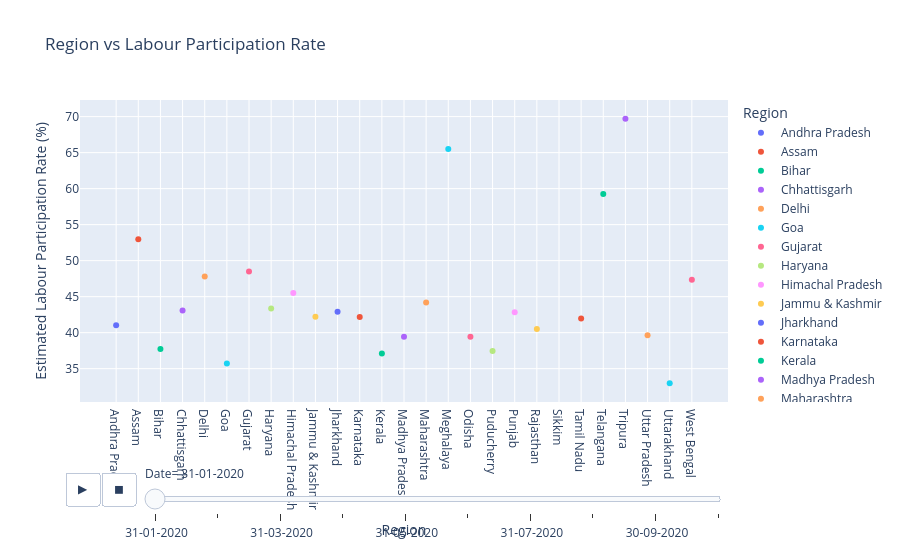

Notebook code for this chart:
### Code cell
fig = px.scatter(
    df2,
    x='Region',
    y='Estimated Labour Participation Rate (%)',
    color='Region',
    title='Region vs Labour Participation Rate',
    animation_frame="Date"
)
fig.show()

### Figure 1 — Plotly figure (JSON) as saved in the notebook; plotly's stock layout.template omitted (floating-point values rounded to 4 significant figures)
{"data": [{"hovertemplate": "Region=%{x}<br>Date= 31-01-2020<br>Estimated Labour Participation Rate (%)=%{y}<extra></extra>", "legendgroup": "Andhra Pradesh", "marker": {"color": "#636efa", "symbol": "circle"}, "mode": "markers", "name": "Andhra Pradesh", "orientation": "v", "showlegend": true, "type": "scatter", "x": ["Andhra Pradesh"], "xaxis": "x", "y": [41.02], "yaxis": "y"}, {"hovertemplate": "Region=%{x}<br>Date= 31-01-2020<br>Estimated Labour Participation Rate (%)=%{y}<extra></extra>", "legendgroup": "Assam", "marker": {"color": "#EF553B", "symbol": "circle"}, "mode": "markers", "name": "Assam", "orientation": "v", "showlegend": true, "type": "scatter", "x": ["Assam"], "xaxis": "x", "y": [52.98], "yaxis": "y"}, {"hovertemplate": "Region=%{x}<br>Date= 31-01-2020<br>Estimated Labour Participation Rate (%)=%{y}<extra></extra>", "legendgroup": "Bihar", "marker": {"color": "#00cc96", "symbol": "circle"}, "mode": "markers", "name": "Bihar", "orientation": "v", "showlegend": true, "type": "scatter", "x": ["Bihar"], "xaxis": "x", "y": [37.72], "yaxis": "y"}, {"hovertemplate": "Region=%{x}<br>Date= 31-01-2020<br>Estimated Labour Participation Rate (%)=%{y}<extra></extra>", "legendgroup": "Chhattisgarh", "marker": {"color": "#ab63fa", "symbol": "circle"}, "mode": "markers", "name": "Chhattisgarh", "orientation": "v", "showlegend": true, "type": "scatter", "x": ["Chhattisgarh"], "xaxis": "x", "y": [43.08], "yaxis": "y"}, {"hovertemplate": "Region=%{x}<br>Date= 31-01-2020<br>Estimated Labour Participation Rate (%)=%{y}<extra></extra>", "legendgroup": "Delhi", "marker": {"color": "#FFA15A", "symbol": "circle"}, "mode": "markers", "name": "Delhi", "orientation": "v", "showlegend": true, "type": "scatter", "x": ["Delhi"], "xaxis": "x", "y": [47.79], "yaxis": "y"}, {"hovertemplate": "Region=%{x}<br>Date= 31-01-2020<br>Estimated Labour Participation Rate (%)=%{y}<extra></extra>", "legendgroup": "Goa", "marker": {"color": "#19d3f3", "symbol": "circle"}, "mode": "markers", "name": "Goa", "orientation": "v", "showlegend": true, "type": "scatter", "x": ["Goa"], "xaxis": "x", "y": [35.73], "yaxis": "y"}, {"hovertemplate": "Region=%{x}<br>Date= 31-01-2020<br>Estimated Labour Participation Rate (%)=%{y}<extra></extra>", "legendgroup": "Gujarat", "marker": {"color": "#FF6692", "symbol": "circle"}, "mode": "markers", "name": "Gujarat", "orientation": "v", "showlegend": true, "type": "scatter", "x": ["Gujarat"], "xaxis": "x", "y": [48.49], "yaxis": "y"}, {"hovertemplate": "Region=%{x}<br>Date= 31-01-2020<br>Estimated Labour Participation Rate (%)=%{y}<extra></extra>", "legendgroup": "Haryana", "marker": {"color": "#B6E880", "symbol": "circle"}, "mode": "markers", "name": "Haryana", "orientation": "v", "showlegend": true, "type": "scatter", "x": ["Haryana"], "xaxis": "x", "y": [43.36], "yaxis": "y"}, {"hovertemplate": "Region=%{x}<br>Date= 31-01-2020<br>Estimated Labour Participation Rate (%)=%{y}<extra></extra>", "legendgroup": "Himachal Pradesh", "marker": {"color": "#FF97FF", "symbol": "circle"}, "mode": "markers", "name": "Himachal Pradesh", "orientation": "v", "showlegend": true, "type": "scatter", "x": ["Himachal Pradesh"], "xaxis": "x", "y": [45.5], "yaxis": "y"}, {"hovertemplate": "Region=%{x}<br>Date= 31-01-2020<br>Estimated Labour Participation Rate (%)=%{y}<extra></extra>", "legendgroup": "Jammu & Kashmir", "marker": {"color": "#FECB52", "symbol": "circle"}, "mode": "markers", "name": "Jammu & Kashmir", "orientation": "v", "showlegend": true, "type": "scatter", "x": ["Jammu & Kashmir"], "xaxis": "x", "y": [42.2], "yaxis": "y"}, {"hovertemplate": "Region=%{x}<br>Date= 31-01-2020<br>Estimated Labour Participation Rate (%)=%{y}<extra></extra>", "legendgroup": "Jharkhand", "marker": {"color": "#636efa", "symbol": "circle"}, "mode": "markers", "name": "Jharkhand", "orientation": "v", "showlegend": true, "type": "scatter", "x": ["Jharkhand"], "xaxis": "x", "y": [42.92], "yaxis": "y"}, {"hovertemplate": "Region=%{x}<br>Date= 31-01-2020<br>Estimated Labour Participation Rate (%)=%{y}<extra></extra>", "legendgroup": "Karnataka", "marker": {"color": "#EF553B", "symbol": "circle"}, "mode": "markers", "name": "Karnataka", "orientation": "v", "showlegend": true, "type": "scatter", "x": ["Karnataka"], "xaxis": "x", "y": [42.18], "yaxis": "y"}, {"hovertemplate": "Region=%{x}<br>Date= 31-01-2020<br>Estimated Labour Participation Rate (%)=%{y}<extra></extra>", "legendgroup": "Kerala", "marker": {"color": "#00cc96", "symbol": "circle"}, "mode": "markers", "name": "Kerala", "orientation": "v", "showlegend": true, "type": "scatter", "x": ["Kerala"], "xaxis": "x", "y": [37.12], "yaxis": "y"}, {"hovertemplate": "Region=%{x}<br>Date= 31-01-2020<br>Estimated Labour Participation Rate (%)=%{y}<extra></extra>", "legendgroup": "Madhya Pradesh", "marker": {"color": "#ab63fa", "symbol": "circle"}, "mode": "markers", "name": "Madhya Pradesh", "orientation": "v", "showlegend": true, "type": "scatter", "x": ["Madhya Pradesh"], "xaxis": "x", "y": [39.42], "yaxis": "y"}, {"hovertemplate": "Region=%{x}<br>Date= 31-01-2020<br>Estimated Labour Participation Rate (%)=%{y}<extra></extra>", "legendgroup": "Maharashtra", "marker": {"color": "#FFA15A", "symbol": "circle"}, "mode": "markers", "name": "Maharashtra", "orientation": "v", "showlegend": true, "type": "scatter", "x": ["Maharashtra"], "xaxis": "x", "y": [44.19], "yaxis": "y"}, {"hovertemplate": "Region=%{x}<br>Date= 31-01-2020<br>Estimated Labour Participation Rate (%)=%{y}<extra></extra>", "legendgroup": "Meghalaya", "marker": {"color": "#19d3f3", "symbol": "circle"}, "mode": "markers", "name": "Meghalaya", "orientation": "v", "showlegend": true, "type": "scatter", "x": ["Meghalaya"], "xaxis": "x", "y": [65.49], "yaxis": "y"}, {"hovertemplate": "Region=%{x}<br>Date= 31-01-2020<br>Estimated Labour Participation Rate (%)=%{y}<extra></extra>", "legendgroup": "Odisha", "marker": {"color": "#FF6692", "symbol": "circle"}, "mode": "markers", "name": "Odisha", "orientation": "v", "showlegend": true, "type": "scatter", "x": ["Odisha"], "xaxis": "x", "y": [39.44], "yaxis": "y"}, {"hovertemplate": "Region=%{x}<br>Date= 31-01-2020<br>Estimated Labour Participation Rate (%)=%{y}<extra></extra>", "legendgroup": "Puducherry", "marker": {"color": "#B6E880", "symbol": "circle"}, "mode": "markers", "name": "Puducherry", "orientation": "v", "showlegend": true, "type": "scatter", "x": ["Puducherry"], "xaxis": "x", "y": [37.46], "yaxis": "y"}, {"hovertemplate": "Region=%{x}<br>Date= 31-01-2020<br>Estimated Labour Participation Rate (%)=%{y}<extra></extra>", "legendgroup": "Punjab", "marker": {"color": "#FF97FF", "symbol": "circle"}, "mode": "markers", "name": "Punjab", "orientation": "v", "showlegend": true, "type": "scatter", "x": ["Punjab"], "xaxis": "x", "y": [42.82], "yaxis": "y"}, {"hovertemplate": "Region=%{x}<br>Date= 31-01-2020<br>Estimated Labour Participation Rate (%)=%{y}<extra></extra>", "legendgroup": "Rajasthan", "marker": {"color": "#FECB52", "symbol": "circle"}, "mode": "markers", "name": "Rajasthan", "orientation": "v", "showlegend": true, "type": "scatter", "x": ["Rajasthan"], "xaxis": "x", "y": [40.51], "yaxis": "y"}, {"hovertemplate": "Region=%{x}<br>Date= 31-01-2020<br>Estimated Labour Participation Rate (%)=%{y}<extra></extra>", "legendgroup": "Tamil Nadu", "marker": {"color": "#EF553B", "symbol": "circle"}, "mode": "markers", "name": "Tamil Nadu", "orientation": "v", "showlegend": true, "type": "scatter", "x": ["Tamil Nadu"], "xaxis": "x", "y": [41.96], "yaxis": "y"}, {"hovertemplate": "Region=%{x}<br>Date= 31-01-2020<br>Estimated Labour Participation Rate (%)=%{y}<extra></extra>", "legendgroup": "Telangana", "marker": {"color": "#00cc96", "symbol": "circle"}, "mode": "markers", "name": "Telangana", "orientation": "v", "showlegend": true, "type": "scatter", "x": ["Telangana"], "xaxis": "x", "y": [59.25], "yaxis": "y"}, {"hovertemplate": "Region=%{x}<br>Date= 31-01-2020<br>Estimated Labour Participation Rate (%)=%{y}<extra></extra>", "legendgroup": "Tripura", "marker": {"color": "#ab63fa", "symbol": "circle"}, "mode": "markers", "name": "Tripura", "orientation": "v", "showlegend": true, "type": "scatter", "x": ["Tripura"], "xaxis": "x", "y": [69.69], "yaxis": "y"}, {"hovertemplate": "Region=%{x}<br>Date= 31-01-2020<br>Estimated Labour Participation Rate (%)=%{y}<extra></extra>", "legendgroup": "Uttar Pradesh", "marker": {"color": "#FFA15A", "symbol": "circle"}, "mode": "markers", "name": "Uttar Pradesh", "orientation": "v", "showlegend": true, "type": "scatter", "x": ["Uttar Pradesh"], "xaxis": "x", "y": [39.63], "yaxis": "y"}, {"hovertemplate": "Region=%{x}<br>Date= 31-01-2020<br>Estimated Labour Participation Rate (%)=%{y}<extra></extra>", "legendgroup": "Uttarakhand", "marker": {"color": "#19d3f3", "symbol": "circle"}, "mode": "markers", "name": "Uttarakhand", "orientation": "v", "showlegend": true, "type": "scatter", "x": ["Uttarakhand"], "xaxis": "x", "y": [32.99], "yaxis": "y"}, {"hovertemplate": "Region=%{x}<br>Date= 31-01-2020<br>Estimated Labour Participation Rate (%)=%{y}<extra></extra>", "legendgroup": "West Bengal", "marker": {"color": "#FF6692", "symbol": "circle"}, "mode": "markers", "name": "West Bengal", "orientation": "v", "showlegend": true, "type": "scatter", "x": ["West Bengal"], "xaxis": "x", "y": [47.35], "yaxis": "y"}], "layout": {"legend": {"title": {"text": "Region"}, "tracegroupgap": 0}, "sliders": [{"active": 0, "currentvalue": {"prefix": "Date="}, "len": 0.9, "pad": {"b": 10, "t": 60}, "steps": [{"args": [[" 31-01-2020"], {"frame": {"duration": 0, "redraw": false}, "fromcurrent": true, "mode": "immediate", "transition": {"duration": 0, "easing": "linear"}}], "label": " 31-01-2020", "method": "animate"}, {"args": [[" 29-02-2020"], {"frame": {"duration": 0, "redraw": false}, "fromcurrent": true, "mode": "immediate", "transition": {"duration": 0, "easing": "linear"}}], "label": " 29-02-2020", "method": "animate"}, {"args": [[" 31-03-2020"], {"frame": {"duration": 0, "redraw": false}, "fromcurrent": true, "mode": "immediate", "transition": {"duration": 0, "easing": "linear"}}], "label": " 31-03-2020", "method": "animate"}, {"args": [[" 30-04-2020"], {"frame": {"duration": 0, "redraw": false}, "fromcurrent": true, "mode": "immediate", "transition": {"duration": 0, "easing": "linear"}}], "label": " 30-04-2020", "method": "animate"}, {"args": [[" 31-05-2020"], {"frame": {"duration": 0, "redraw": false}, "fromcurrent": true, "mode": "immediate", "transition": {"duration": 0, "easing": "linear"}}], "label": " 31-05-2020", "method": "animate"}, {"args": [[" 30-06-2020"], {"frame": {"duration": 0, "redraw": false}, "fromcurrent": true, "mode": "immediate", "transition": {"duration": 0, "easing": "linear"}}], "label": " 30-06-2020", "method": "animate"}, {"args": [[" 31-07-2020"], {"frame": {"duration": 0, "redraw": false}, "fromcurrent": true, "mode": "immediate", "transition": {"duration": 0, "easing": "linear"}}], "label": " 31-07-2020", "method": "animate"}, {"args": [[" 31-08-2020"], {"frame": {"duration": 0, "redraw": false}, "fromcurrent": true, "mode": "immediate", "transition": {"duration": 0, "easing": "linear"}}], "label": " 31-08-2020", "method": "animate"}, {"args": [[" 30-09-2020"], {"frame": {"duration": 0, "redraw": false}, "fromcurrent": true, "mode": "immediate", "transition": {"duration": 0, "easing": "linear"}}], "label": " 30-09-2020", "method": "animate"}, {"args": [[" 31-10-2020"], {"frame": {"duration": 0, "redraw": false}, "fromcurrent": true, "mode": "immediate", "transition": {"duration": 0, "easing": "linear"}}], "label": " 31-10-2020", "method": "animate"}], "x": 0.1, "xanchor": "left", "y": 0, "yanchor": "top"}], "title": {"text": "Region vs Labour Participation Rate"}, "updatemenus": [{"buttons": [{"args": [null, {"frame": {"duration": 500, "redraw": false}, "fromcurrent": true, "mode": "immediate", "transition": {"duration": 500, "easing": "linear"}}], "label": "&#9654;", "method": "animate"}, {"args": [[null], {"frame": {"duration": 0, "redraw": false}, "fromcurrent": true, "mode": "immediate", "transition": {"duration": 0, "easing": "linear"}}], "label": "&#9724;", "method": "animate"}], "direction": "left", "pad": {"r": 10, "t": 70}, "showactive": false, "type": "buttons", "x": 0.1, "xanchor": "right", "y": 0, "yanchor": "top"}], "xaxis": {"anchor": "y", "categoryarray": ["Andhra Pradesh", "Assam", "Bihar", "Chhattisgarh", "Delhi", "Goa", "Gujarat", "Haryana", "Himachal Pradesh", "Jammu & Kashmir", "Jharkhand", "Karnataka", "Kerala", "Madhya Pradesh", "Maharashtra", "Meghalaya", "Odisha", "Puducherry", "Punjab", "Rajasthan", "Sikkim", "Tamil Nadu", "Telangana", "Tripura", "Uttar Pradesh", "Uttarakhand", "West Bengal"], "categoryorder": "array", "domain": [0, 1], "title": {"text": "Region"}}, "yaxis": {"anchor": "x", "domain": [0, 1], "title": {"text": "Estimated Labour Participation Rate (%)"}}}}
